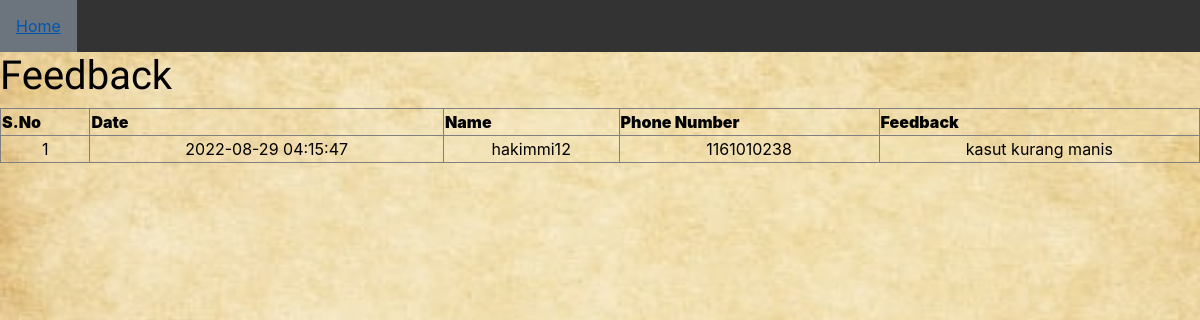
/feedbackview.php (signed in), run on the app's committed database.
### tables this page shows
CREATE TABLE `feedback` (
  `id` int NOT NULL,
  `trn_date` datetime NOT NULL,
  `name` varchar(255) NOT NULL,
  `phone_num` int NOT NULL,
  `message` varchar(1000) NOT NULL
);

### feedbackview.php (the view, shortened to what this page needs)
<?php
require('database.php');
?>
<!DOCTYPE html>
<html>
<head>
<link rel="stylesheet" type="text/css" href="style.css">
</head>
<body>
<ul>
  <li><a class="active" href="admin.php">Home</a></li>
</ul>
<div class="w3-container w3-black w3-padding-64 w3-xxlarge">
<div class="form">
<span class="w3-text-white w3-hide-small" style="font-size:100px"><h1>Feedback</h1></span>
<table width="100%" border="1" style="border-collapse:collapse;">
<thead>
<tr><th><strong>S.No</strong></th><th><strong>Date</strong></th><th><strong>Name</strong></th><th><strong>Phone Number</strong></th><th><strong>Feedback</strong></th></tr>
</thead>
<tbody>
<?php
$count=1;
$sql="Select * from feedback";
$result = mysqli_query($conn,$sql);
while($row = mysqli_fetch_assoc($result)) { ?>
<tr><td align="center"><?php echo $count; ?></td><td align="center"><?php echo $row["trn_date"]; ?></td><td align="center"><?php echo $row["name"]; ?></td><td align="center"><?php echo $row["phone_num"]; ?></td><td align="center"><?php echo $row["message"]; ?></td></tr>
<?php $count++; } ?>
</tbody>
</table>
<br /><br /><br /><br />
</div>
</body>
</html>

### feedbackview.php (style rules this page uses)
h1 { font-family: "Amatic SC", sans-serif }
body { background-image: url("background.jpg"); background-position: auto; background-size: 1363px 800px; }
ul { list-style-type: none; margin: 0; padding: 0; overflow: hidden; background-color: #333; }
li { float: left; }
li a { display: block; color: white; text-align: center; padding: 14px 16px; text-decoration: none; }
.active { background-color: #6c757d; }

### data on the page
feedback: trn_date "2022-08-29 04:15:47", name "hakimmi12", phone_num "1161010238", message "kasut kurang manis"
